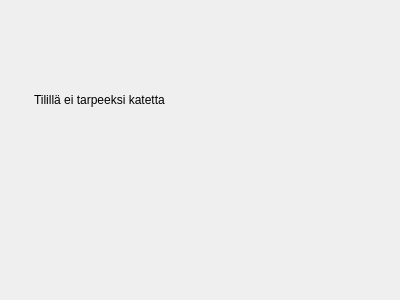
<?xml version="1.0" encoding="UTF-8"?>
<ui version="4.0">
 <class>withdraw_error</class>
 <widget class="QDialog" name="withdraw_error">
  <property name="geometry">
   <rect>
    <x>0</x>
    <y>0</y>
    <width>400</width>
    <height>300</height>
   </rect>
  </property>
  <property name="windowTitle">
   <string>Dialog</string>
  </property>
  <widget class="QLabel" name="label">
   <property name="geometry">
    <rect>
     <x>34</x>
     <y>90</y>
     <width>191</width>
     <height>20</height>
    </rect>
   </property>
   <property name="text">
    <string>Tilillä ei tarpeeksi katetta</string>
   </property>
  </widget>
 </widget>
 <resources/>
 <connections/>
</ui>
